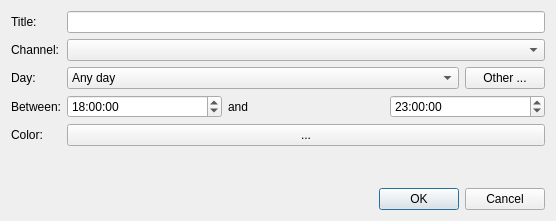
<?xml version="1.0" encoding="UTF-8"?>
<ui version="4.0">
 <class>BookmarkItemEditor</class>
 <widget class="QDialog" name="BookmarkItemEditor">
  <property name="geometry">
   <rect>
    <x>0</x>
    <y>0</y>
    <width>556</width>
    <height>221</height>
   </rect>
  </property>
  <property name="windowTitle">
   <string>Edit Bookmark</string>
  </property>
  <layout class="QVBoxLayout" name="verticalLayout">
   <item>
    <layout class="QFormLayout" name="formLayout">
     <item row="0" column="0">
      <widget class="QLabel" name="label">
       <property name="text">
        <string>Title:</string>
       </property>
      </widget>
     </item>
     <item row="0" column="1">
      <widget class="QLineEdit" name="titleEdit"/>
     </item>
     <item row="1" column="0">
      <widget class="QLabel" name="label_2">
       <property name="text">
        <string>Channel:</string>
       </property>
      </widget>
     </item>
     <item row="1" column="1">
      <widget class="QComboBox" name="channelsCombo">
       <property name="sizePolicy">
        <sizepolicy hsizetype="MinimumExpanding" vsizetype="Fixed">
         <horstretch>0</horstretch>
         <verstretch>0</verstretch>
        </sizepolicy>
       </property>
      </widget>
     </item>
     <item row="2" column="0">
      <widget class="QLabel" name="label_3">
       <property name="text">
        <string>Day:</string>
       </property>
      </widget>
     </item>
     <item row="2" column="1">
      <layout class="QHBoxLayout" name="horizontalLayout_2">
       <item>
        <widget class="QComboBox" name="dayOfWeekCombo">
         <property name="sizePolicy">
          <sizepolicy hsizetype="MinimumExpanding" vsizetype="Fixed">
           <horstretch>0</horstretch>
           <verstretch>0</verstretch>
          </sizepolicy>
         </property>
         <item>
          <property name="text">
           <string>Any day</string>
          </property>
         </item>
         <item>
          <property name="text">
           <string>Monday</string>
          </property>
         </item>
         <item>
          <property name="text">
           <string>Tuesday</string>
          </property>
         </item>
         <item>
          <property name="text">
           <string>Wednesday</string>
          </property>
         </item>
         <item>
          <property name="text">
           <string>Thursday</string>
          </property>
         </item>
         <item>
          <property name="text">
           <string>Friday</string>
          </property>
         </item>
         <item>
          <property name="text">
           <string>Saturday</string>
          </property>
         </item>
         <item>
          <property name="text">
           <string>Sunday</string>
          </property>
         </item>
         <item>
          <property name="text">
           <string>Monday to Friday</string>
          </property>
         </item>
         <item>
          <property name="text">
           <string>Saturday and Sunday</string>
          </property>
         </item>
        </widget>
       </item>
       <item>
        <widget class="QPushButton" name="otherDay">
         <property name="text">
          <string>Other ...</string>
         </property>
        </widget>
       </item>
      </layout>
     </item>
     <item row="3" column="0">
      <widget class="QLabel" name="label_4">
       <property name="text">
        <string>Between:</string>
       </property>
      </widget>
     </item>
     <item row="3" column="1">
      <layout class="QHBoxLayout" name="horizontalLayout">
       <item>
        <widget class="QTimeEdit" name="startTimeEdit">
         <property name="wrapping">
          <bool>true</bool>
         </property>
         <property name="time">
          <time>
           <hour>18</hour>
           <minute>0</minute>
           <second>0</second>
          </time>
         </property>
        </widget>
       </item>
       <item>
        <widget class="QLabel" name="label_5">
         <property name="text">
          <string>and</string>
         </property>
        </widget>
       </item>
       <item>
        <widget class="QTimeEdit" name="stopTimeEdit">
         <property name="wrapping">
          <bool>true</bool>
         </property>
         <property name="time">
          <time>
           <hour>23</hour>
           <minute>0</minute>
           <second>0</second>
          </time>
         </property>
        </widget>
       </item>
      </layout>
     </item>
     <item row="4" column="0">
      <widget class="QLabel" name="label_6">
       <property name="text">
        <string>Color:</string>
       </property>
      </widget>
     </item>
     <item row="4" column="1">
      <widget class="QPushButton" name="colorSelect">
       <property name="text">
        <string>...</string>
       </property>
      </widget>
     </item>
    </layout>
   </item>
   <item>
    <widget class="QDialogButtonBox" name="buttonBox">
     <property name="orientation">
      <enum>Qt::Horizontal</enum>
     </property>
     <property name="standardButtons">
      <set>QDialogButtonBox::Cancel|QDialogButtonBox::Ok</set>
     </property>
    </widget>
   </item>
  </layout>
 </widget>
 <tabstops>
  <tabstop>titleEdit</tabstop>
  <tabstop>channelsCombo</tabstop>
  <tabstop>dayOfWeekCombo</tabstop>
  <tabstop>otherDay</tabstop>
  <tabstop>startTimeEdit</tabstop>
  <tabstop>stopTimeEdit</tabstop>
  <tabstop>colorSelect</tabstop>
  <tabstop>buttonBox</tabstop>
 </tabstops>
 <resources/>
 <connections/>
</ui>
